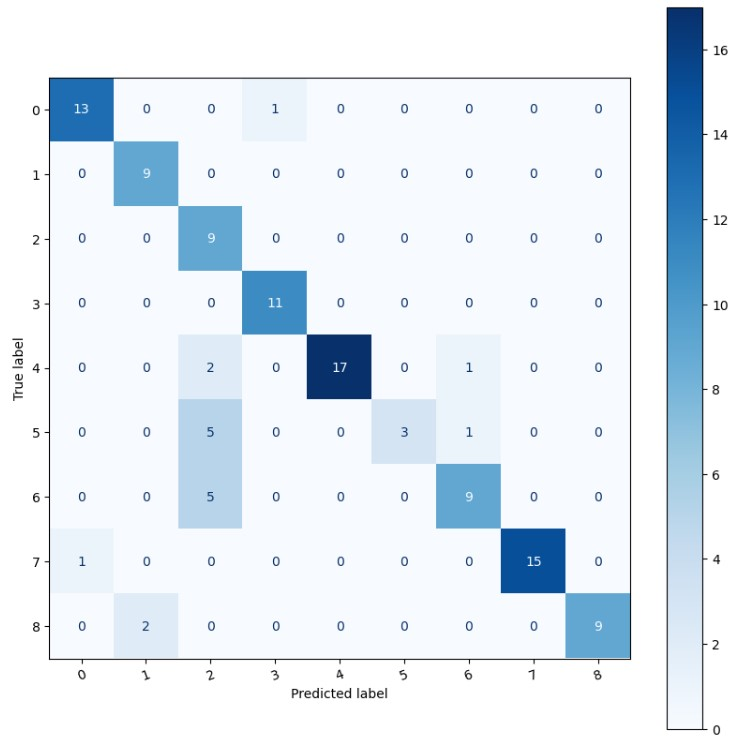
#> input picture confusion matrix cnn boxed.jpg, 742 x 752 px
$ python -i Bounding_Box_Crop.py   (imports and definitions only)
#> lines starting #> are read from the running program, lines starting #| are printed output that depends on the picture; after the words box and inside, x2 and y2 are one past the last pixel; in counts of white or black regions, pixels touching at a corner belong together
import cv2
import os

def crop_bounding_box(image_path, output_path):

    # Load the image
#> called with image_path = 'confusion matrix cnn boxed.jpg', output_path = 'out.png'
    im = cv2.imread(image_path)
#> im is the input picture: shape (752, 742, 3); mean B, G, R 244.8, 236.7, 228
    threshold, im2 = cv2.threshold(im, 10, 255, 0)
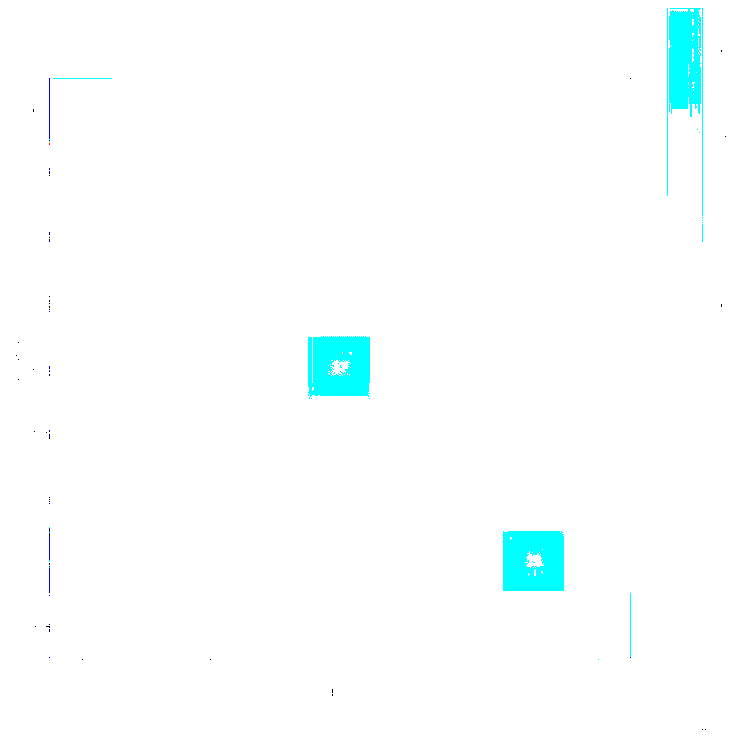
#> im2: shape (752, 742, 3); mean B, G, R 255, 254.9, 250.2

    # Use the Canny edge detector to find edges in the image
    edges = cv2.Canny(im2, 0, 255)
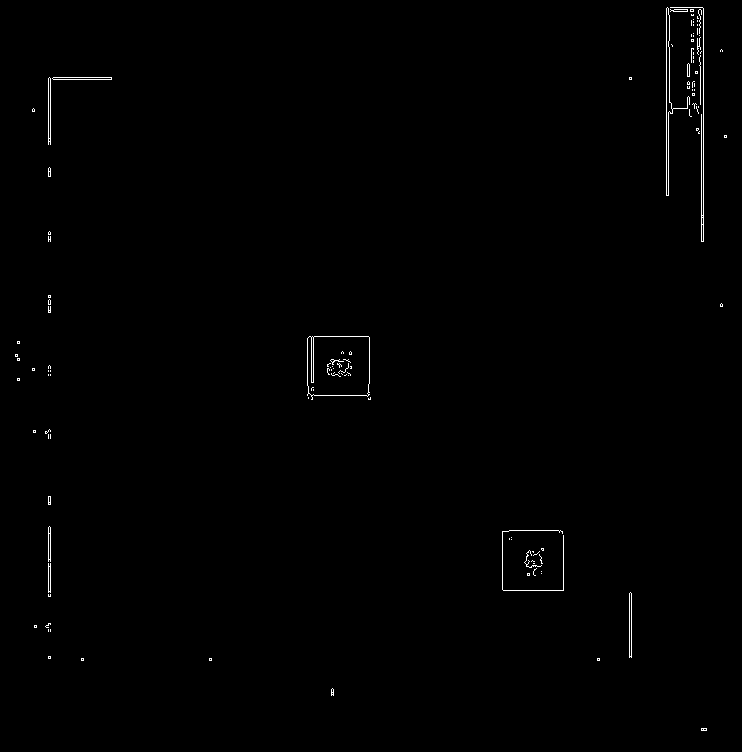
#> edges: shape (752, 742); 0.51% white in thin lines or dots

    # Find contours in the image
    contours, _ = cv2.findContours(edges, cv2.RETR_EXTERNAL, cv2.CHAIN_APPROX_SIMPLE)
#> contours = 102 contours, 92 with area under 20; largest, box (x1, y1, x2, y2) and area: (307, 336, 370, 400) 3630, (666, 7, 690, 196) 492, (629, 592, 632, 658) 128, (48, 77, 51, 145) 128, (52, 77, 112, 80) 117

    # Select the largest contour
    c = max(contours, key = cv2.contourArea)
#> c = contour of 37 points, box (x1, y1, x2, y2) (307, 336, 370, 400), area 3630

    # Create a bounding box around the contour
    x, y, w, h = cv2.boundingRect(c)
#> x = 307; y = 336; w = 63; h = 64

    # Crop the image to the square bounding box
    px = max(h,w)
#> px = 64

    cropped_im = im[y:y + px, x:x + px]
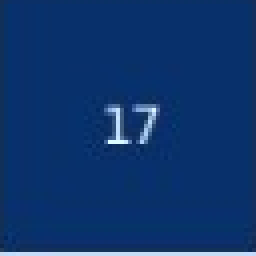
#> cropped_im: shape (64, 64, 3) (shown 4 times larger); mean B, G, R 109.3, 52.7, 13.7

    # Save the cropped image
    cv2.imwrite(output_path , cropped_im)


>>> result = crop_bounding_box('confusion matrix cnn boxed.jpg', 'out.png')

$ run again, on confusion matrix cnn unboxed.jpg
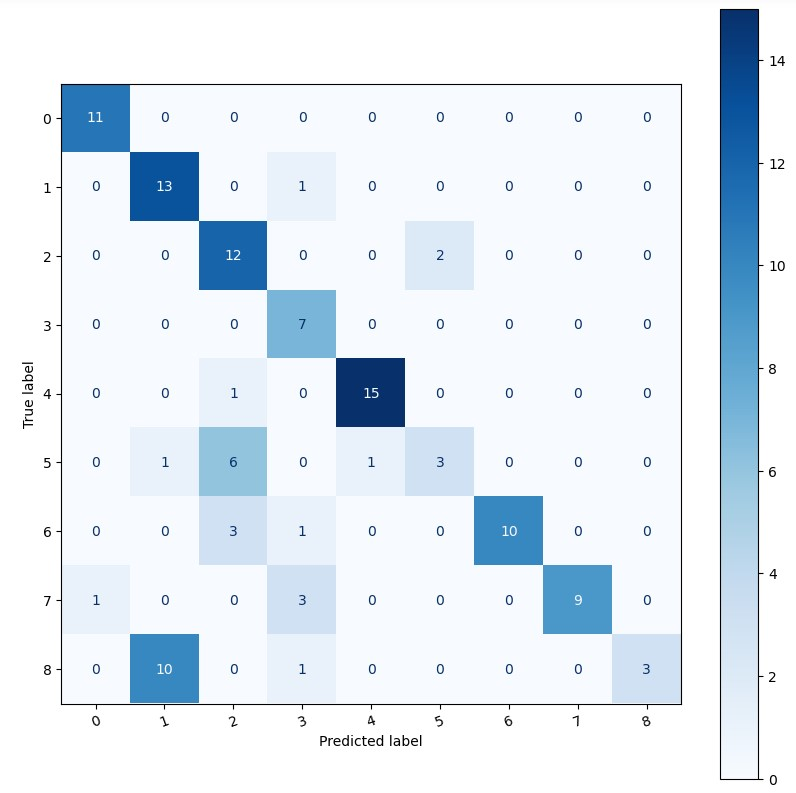
#> input picture confusion matrix cnn unboxed.jpg, 796 x 793 px
#> in crop_bounding_box, im is the input picture: shape (793, 796, 3); mean B, G, R 244.1, 235.4, 226
#> in crop_bounding_box, `edges = cv2.Canny(im2, 0, 255)`:
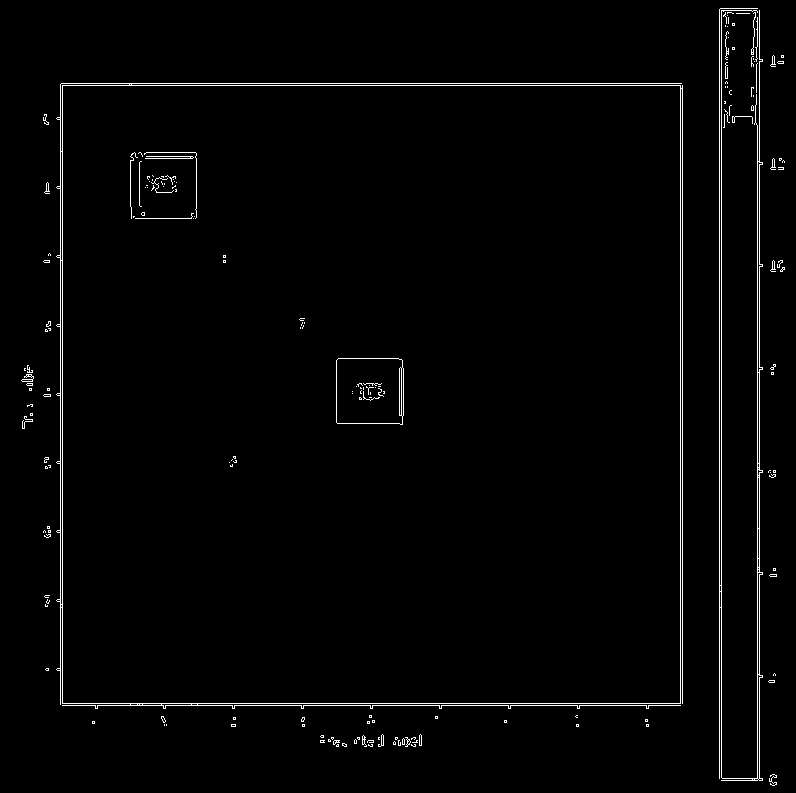
#> edges: shape (793, 796); 1.7% white in thin lines or dots
#> contours = 121 contours, 116 with area under 20; largest, box (x1, y1, x2, y2) and area: (56, 83, 683, 709) 383344, (719, 8, 763, 781) 1348, (21, 374, 34, 382) 35, (378, 734, 384, 747) 22, (419, 734, 422, 746) 21
#> c = contour of 186 points, box (x1, y1, x2, y2) (56, 83, 683, 709), area 383344
#> x = 56; y = 83; w = 627; h = 626
#> px = 627
#> in crop_bounding_box, `cropped_im = im[y:y + px, x:x + px]`:
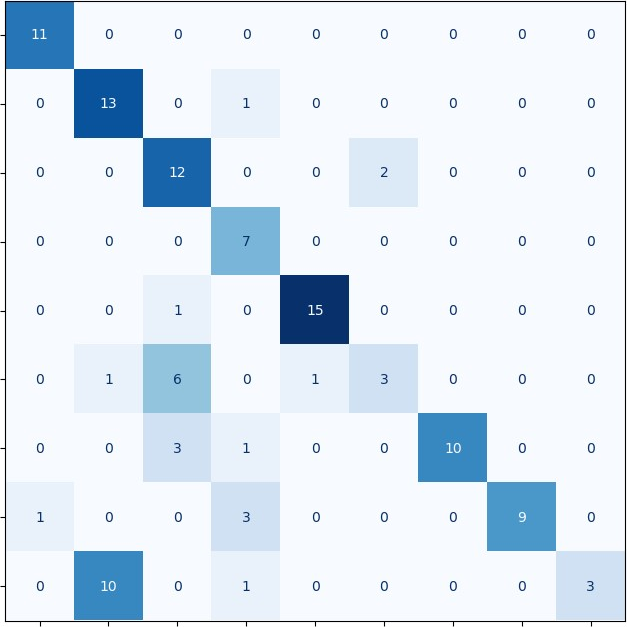
#> cropped_im: shape (627, 627, 3); mean B, G, R 243.2, 232.1, 220.6
